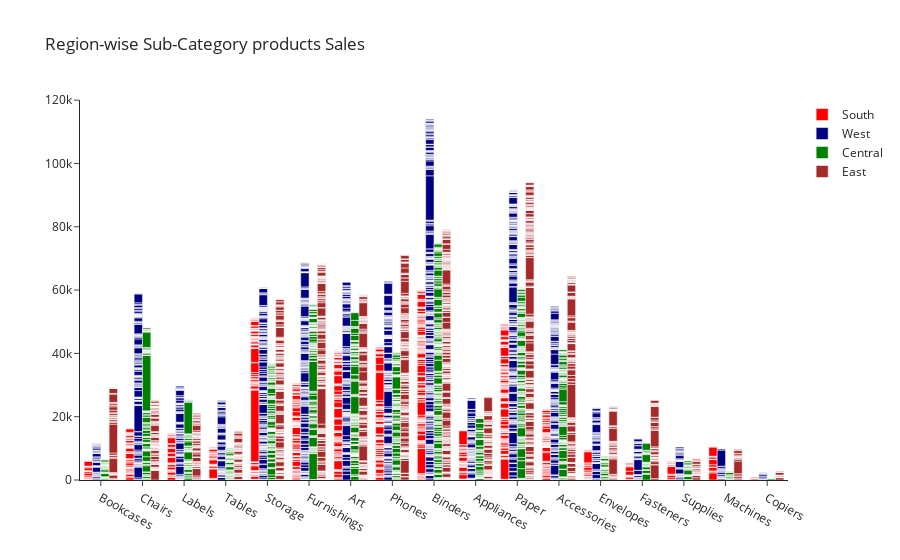

The notebook cell saved with this chart:
### Markdown cell above
### Region-Wise Product Sales

### Code cell
# df[(df['Region']=='South') & (df['Sub-Category']=='Binders')]
fig = go.Figure(data=[go.Bar(name=region,x=df['Sub-Category'],y=df[df['Region']==region]['Sales'],marker_color=color) for region,color in zip(df.Region.unique(),['red','navy','green','brown'])])
fig.update_layout(barmode='group',template='simple_white',title='Region-wise Sub-Category products Sales')
fig.show()

### Figure 1 — Plotly figure (JSON) as saved in the notebook; plotly's stock layout.template omitted (floating-point values rounded to 4 significant figures; data arrays with more than 128 entries replaced by an {"elided": "..."} marker saying what was removed)
{"data": [{"marker": {"color": "red"}, "name": "South", "type": "bar", "x": {"elided": "9977 str values"}, "y": {"elided": "1620 float values"}}, {"marker": {"color": "navy"}, "name": "West", "type": "bar", "x": {"elided": "9977 str values"}, "y": {"elided": "3193 float values"}}, {"marker": {"color": "green"}, "name": "Central", "type": "bar", "x": {"elided": "9977 str values"}, "y": {"elided": "2319 float values"}}, {"marker": {"color": "brown"}, "name": "East", "type": "bar", "x": {"elided": "9977 str values"}, "y": {"elided": "2845 float values"}}], "layout": {"barmode": "group", "title": {"text": "Region-wise Sub-Category products Sales"}}}
